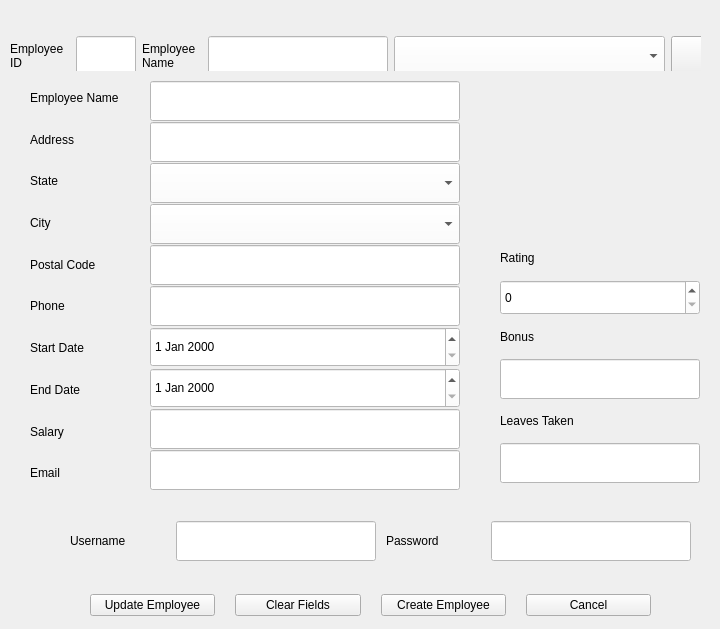
      <widget class="QWidget" name="StPageEditEmployees">
       <widget class="QWidget" name="layoutWidget">
        <property name="geometry">
         <rect>
          <x>90</x>
          <y>590</y>
          <width>561</width>
          <height>30</height>
         </rect>
        </property>
        <layout class="QHBoxLayout" name="horizontalLayout_5">
         <property name="spacing">
          <number>20</number>
         </property>
         <item>
          <widget class="QPushButton" name="btnUpdEmployee">
           <property name="text">
            <string>Update Employee</string>
           </property>
          </widget>
         </item>
         <item>
          <widget class="QPushButton" name="btnClearFields">
           <property name="text">
            <string>Clear Fields</string>
           </property>
          </widget>
         </item>
         <item>
          <widget class="QPushButton" name="btnCreateEmployee">
           <property name="text">
            <string>Create Employee</string>
           </property>
          </widget>
         </item>
         <item>
          <widget class="QPushButton" name="btnCancel">
           <property name="text">
            <string>Cancel</string>
           </property>
          </widget>
         </item>
        </layout>
       </widget>
       <widget class="QWidget" name="layoutWidget">
        <property name="geometry">
         <rect>
          <x>30</x>
          <y>80</y>
          <width>111</width>
          <height>411</height>
         </rect>
        </property>
        <layout class="QVBoxLayout" name="verticalLayout_6">
         <item>
          <widget class="QLabel" name="label_6">
           <property name="text">
            <string>Employee Name</string>
           </property>
          </widget>
         </item>
         <item>
          <widget class="QLabel" name="label_7">
           <property name="text">
            <string>Address</string>
           </property>
          </widget>
         </item>
         <item>
          <widget class="QLabel" name="label_13">
           <property name="text">
            <string>State</string>
           </property>
          </widget>
         </item>
         <item>
          <widget class="QLabel" name="label_14">
           <property name="text">
            <string>City</string>
           </property>
          </widget>
         </item>
         <item>
          <widget class="QLabel" name="label_15">
           <property name="text">
            <string>Postal Code</string>
           </property>
          </widget>
         </item>
         <item>
          <widget class="QLabel" name="label_8">
           <property name="text">
            <string>Phone</string>
           </property>
          </widget>
         </item>
         <item>
          <widget class="QLabel" name="label_9">
           <property name="text">
            <string>Start Date</string>
           </property>
          </widget>
         </item>
         <item>
          <widget class="QLabel" name="label_10">
           <property name="text">
            <string>End Date</string>
           </property>
          </widget>
         </item>
         <item>
          <widget class="QLabel" name="label_11">
           <property name="text">
            <string>Salary</string>
           </property>
          </widget>
         </item>
         <item>
          <widget class="QLabel" name="label_12">
           <property name="text">
            <string>Email</string>
           </property>
          </widget>
         </item>
        </layout>
       </widget>
       <widget class="QWidget" name="layoutWidget">
        <property name="geometry">
         <rect>
          <x>150</x>
          <y>80</y>
          <width>321</width>
          <height>411</height>
         </rect>
        </property>
        <layout class="QVBoxLayout" name="verticalLayout_7">
         <property name="spacing">
          <number>0</number>
         </property>
         <item>
          <widget class="QLineEdit" name="EmplPgEmplName">
           <property name="maximumSize">
            <size>
             <width>310</width>
             <height>40</height>
            </size>
           </property>
           <property name="styleSheet">
            <string notr="true">background-color: rgb(255, 255, 255);</string>
           </property>
          </widget>
         </item>
         <item>
          <widget class="QLineEdit" name="EmplPgAddress">
           <property name="maximumSize">
            <size>
             <width>310</width>
             <height>40</height>
            </size>
           </property>
           <property name="styleSheet">
            <string notr="true">background-color: rgb(255, 255, 255);</string>
           </property>
          </widget>
         </item>
         <item>
          <widget class="QComboBox" name="EmplPgState">
           <property name="maximumSize">
            <size>
             <width>310</width>
             <height>40</height>
            </size>
           </property>
           <property name="styleSheet">
            <string notr="true">background-color: rgb(255, 255, 255);
selection-color: rgb(0, 0, 0);
selection-background-color: rgb(247, 242, 255);
</string>
           </property>
          </widget>
         </item>
         <item>
          <widget class="QComboBox" name="EmplPageCity">
           <property name="maximumSize">
            <size>
             <width>310</width>
             <height>40</height>
            </size>
           </property>
           <property name="styleSheet">
            <string notr="true">background-color: rgb(255, 255, 255);
selection-color: rgb(0, 0, 0);
selection-background-color: rgb(247, 242, 255);
</string>
           </property>
          </widget>
         </item>
         <item>
          <widget class="QLineEdit" name="EmplPgPostalCode">
           <property name="maximumSize">
            <size>
             <width>310</width>
             <height>40</height>
            </size>
           </property>
           <property name="styleSheet">
            <string notr="true">background-color: rgb(255, 255, 255);</string>
           </property>
          </widget>
         </item>
         <item>
          <widget class="QLineEdit" name="EmplPgPhone">
           <property name="maximumSize">
            <size>
             <width>310</width>
             <height>40</height>
            </size>
           </property>
           <property name="styleSheet">
            <string notr="true">background-color: rgb(255, 255, 255);</string>
           </property>
          </widget>
         </item>
         <item>
          <widget class="QDateEdit" name="EmplPgStartDate">
           <property name="maximumSize">
            <size>
             <width>310</width>
             <height>40</height>
            </size>
           </property>
           <property name="styleSheet">
            <string notr="true">background-color: rgb(255, 255, 255);</string>
           </property>
          </widget>
         </item>
         <item>
          <widget class="QDateEdit" name="EmplPgEndDate">
           <property name="maximumSize">
            <size>
             <width>310</width>
             <height>40</height>
            </size>
           </property>
           <property name="styleSheet">
            <string notr="true">background-color: rgb(255, 255, 255);</string>
           </property>
          </widget>
         </item>
         <item>
          <widget class="QLineEdit" name="EmplPgSalary">
           <property name="maximumSize">
            <size>
             <width>310</width>
             <height>40</height>
            </size>
           </property>
           <property name="styleSheet">
            <string notr="true">background-color: rgb(255, 255, 255);</string>
           </property>
          </widget>
         </item>
         <item>
          <widget class="QLineEdit" name="EmplPgEmail">
           <property name="maximumSize">
            <size>
             <width>310</width>
             <height>40</height>
            </size>
           </property>
           <property name="styleSheet">
            <string notr="true">background-color: rgb(255, 255, 255);</string>
           </property>
          </widget>
         </item>
        </layout>
       </widget>
       <widget class="QWidget" name="widget_2" native="true">
        <property name="geometry">
         <rect>
          <x>10</x>
          <y>20</y>
          <width>691</width>
          <height>51</height>
         </rect>
        </property>
        <widget class="QWidget" name="layoutWidget">
         <property name="geometry">
          <rect>
           <x>0</x>
           <y>10</y>
           <width>701</width>
           <height>52</height>
          </rect>
         </property>
         <layout class="QHBoxLayout" name="horizontalLayout_11">
          <item>
           <widget class="QLabel" name="label_31">
            <property name="maximumSize">
             <size>
              <width>60</width>
              <height>40</height>
             </size>
            </property>
            <property name="text">
             <string>Employee ID</string>
            </property>
            <property name="wordWrap">
             <bool>true</bool>
            </property>
           </widget>
          </item>
          <item>
           <widget class="QLineEdit" name="txtEmpId">
            <property name="maximumSize">
             <size>
              <width>60</width>
              <height>40</height>
             </size>
            </property>
            <property name="styleSheet">
             <string notr="true">background-color: rgb(255, 255, 255);</string>
            </property>
           </widget>
          </item>
          <item>
           <widget class="QLabel" name="label_30">
            <property name="maximumSize">
             <size>
              <width>60</width>
              <height>40</height>
             </size>
            </property>
            <property name="text">
             <string>Employee Name</string>
            </property>
            <property name="wordWrap">
             <bool>true</bool>
            </property>
           </widget>
          </item>
          <item>
           <widget class="QLineEdit" name="txtEmpName">
            <property name="maximumSize">
             <size>
              <width>180</width>
              <height>40</height>
             </size>
            </property>
            <property name="styleSheet">
             <string notr="true">background-color: rgb(255, 255, 255);</string>
            </property>
           </widget>
          </item>
          <item>
           <widget class="QComboBox" name="selectEmpName">
            <property name="maximumSize">
             <size>
              <width>300</width>
              <height>40</height>
             </size>
            </property>
            <property name="styleSheet">
             <string notr="true">background-color: rgb(255, 255, 255);
selection-color: rgb(0, 0, 0);
selection-background-color: rgb(247, 242, 255);
</string>
            </property>
           </widget>
          </item>
          <item>
           <widget class="QPushButton" name="btnSearchEmp">
            <property name="maximumSize">
             <size>
              <width>40</width>
              <height>40</height>
             </size>
            </property>
            <property name="text">
             <string/>
            </property>
            <property name="icon">
             <iconset resource="resources.qrc">
              <normaloff>:/icons/icons/search.png</normaloff>:/icons/icons/search.png</iconset>
            </property>
            <property name="iconSize">
             <size>
              <width>25</width>
              <height>25</height>
             </size>
            </property>
           </widget>
          </item>
         </layout>
        </widget>
       </widget>
       <widget class="QWidget" name="layoutWidget">
        <property name="geometry">
         <rect>
          <x>70</x>
          <y>520</y>
          <width>621</width>
          <height>42</height>
         </rect>
        </property>
        <layout class="QHBoxLayout" name="horizontalLayout_6">
         <property name="spacing">
          <number>10</number>
         </property>
         <item>
          <widget class="QLabel" name="label_18">
           <property name="text">
            <string>Username</string>
           </property>
          </widget>
         </item>
         <item>
          <widget class="QLineEdit" name="EmplPgUsername">
           <property name="maximumSize">
            <size>
             <width>200</width>
             <height>40</height>
            </size>
           </property>
           <property name="styleSheet">
            <string notr="true">background-color: rgb(255, 255, 255);</string>
           </property>
          </widget>
         </item>
         <item>
          <widget class="QLabel" name="label_29">
           <property name="text">
            <string>Password</string>
           </property>
          </widget>
         </item>
         <item>
          <widget class="QLineEdit" name="EmplPgPassword">
           <property name="maximumSize">
            <size>
             <width>200</width>
             <height>40</height>
            </size>
           </property>
           <property name="styleSheet">
            <string notr="true">background-color: rgb(255, 255, 255);</string>
           </property>
           <property name="echoMode">
            <enum>QLineEdit::Password</enum>
           </property>
          </widget>
         </item>
        </layout>
       </widget>
       <widget class="QWidget" name="layoutWidget">
        <property name="geometry">
         <rect>
          <x>500</x>
          <y>240</y>
          <width>211</width>
          <height>251</height>
         </rect>
        </property>
        <layout class="QVBoxLayout" name="verticalLayout_8">
         <property name="spacing">
          <number>4</number>
         </property>
         <item>
          <widget class="QLabel" name="label_4">
           <property name="maximumSize">
            <size>
             <width>60</width>
             <height>30</height>
            </size>
           </property>
           <property name="text">
            <string>Rating</string>
           </property>
          </widget>
         </item>
         <item>
          <widget class="QSpinBox" name="EmplPgRating">
           <property name="maximumSize">
            <size>
             <width>200</width>
             <height>35</height>
            </size>
           </property>
           <property name="styleSheet">
            <string notr="true">background-color: rgb(255, 255, 255);</string>
           </property>
           <property name="maximum">
            <number>5</number>
           </property>
          </widget>
         </item>
         <item>
          <widget class="QLabel" name="label_5">
           <property name="maximumSize">
            <size>
             <width>60</width>
             <height>30</height>
            </size>
           </property>
           <property name="text">
            <string>Bonus</string>
           </property>
          </widget>
         </item>
         <item>
          <widget class="QLineEdit" name="EmplPgBonus">
           <property name="maximumSize">
            <size>
             <width>200</width>
             <height>40</height>
            </size>
           </property>
           <property name="styleSheet">
            <string notr="true">background-color: rgb(255, 255, 255);</string>
           </property>
          </widget>
         </item>
         <item>
          <widget class="QLabel" name="label_16">
           <property name="maximumSize">
            <size>
             <width>90</width>
             <height>30</height>
            </size>
           </property>
           <property name="text">
            <string>Leaves Taken</string>
           </property>
          </widget>
         </item>
         <item>
          <widget class="QLineEdit" name="EmplPgLeaves">
           <property name="maximumSize">
            <size>
             <width>200</width>
             <height>40</height>
            </size>
           </property>
           <property name="styleSheet">
            <string notr="true">background-color: rgb(255, 255, 255);</string>
           </property>
          </widget>
         </item>
        </layout>
       </widget>
      </widget>
